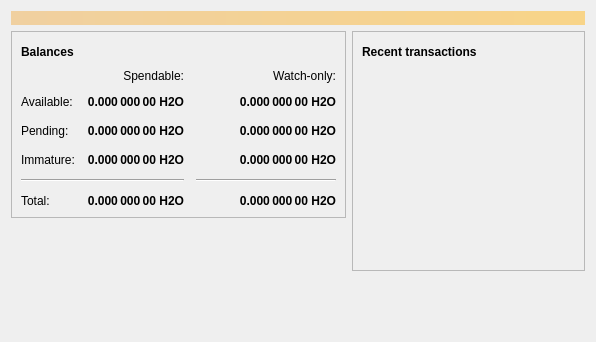
<?xml version="1.0" encoding="UTF-8"?>
<ui version="4.0">
 <class>OverviewPage</class>
 <widget class="QWidget" name="OverviewPage">
  <property name="geometry">
   <rect>
    <x>0</x>
    <y>0</y>
    <width>596</width>
    <height>342</height>
   </rect>
  </property>
  <property name="windowTitle">
   <string>Form</string>
  </property>
  <layout class="QVBoxLayout" name="topLayout">
   <item>
    <widget class="QLabel" name="labelAlerts">
     <property name="visible">
      <bool>false</bool>
     </property>
     <property name="styleSheet">
      <string notr="true">QLabel { background-color: qlineargradient(x1: 0, y1: 0, x2: 1, y2: 0, stop:0 #F0D0A0, stop:1 #F8D488); color:#000000; }</string>
     </property>
     <property name="wordWrap">
      <bool>true</bool>
     </property>
     <property name="margin">
      <number>3</number>
     </property>
     <property name="textInteractionFlags">
      <set>Qt::TextSelectableByMouse</set>
     </property>
    </widget>
   </item>
   <item>
    <layout class="QHBoxLayout" name="horizontalLayout" stretch="1,1">
     <item>
      <layout class="QVBoxLayout" name="verticalLayout_2">
       <item>
        <widget class="QFrame" name="frame">
         <property name="frameShape">
          <enum>QFrame::StyledPanel</enum>
         </property>
         <property name="frameShadow">
          <enum>QFrame::Raised</enum>
         </property>
         <layout class="QVBoxLayout" name="verticalLayout_4">
          <item>
           <layout class="QHBoxLayout" name="horizontalLayout_4">
            <item>
             <widget class="QLabel" name="label_5">
              <property name="font">
               <font>
                <weight>75</weight>
                <bold>true</bold>
               </font>
              </property>
              <property name="text">
               <string>Balances</string>
              </property>
             </widget>
            </item>
            <item>
             <widget class="QPushButton" name="labelWalletStatus">
              <property name="enabled">
               <bool>true</bool>
              </property>
              <property name="maximumSize">
               <size>
                <width>30</width>
                <height>16777215</height>
               </size>
              </property>
              <property name="toolTip">
               <string>The displayed information may be out of date. Your wallet automatically synchronizes with the Watcoin network after a connection is established, but this process has not completed yet.</string>
              </property>
              <property name="text">
               <string/>
              </property>
              <property name="icon">
               <iconset resource="../bitcoin.qrc">
                <normaloff>:/icons/warning</normaloff>
                <disabledoff>:/icons/warning</disabledoff>:/icons/warning</iconset>
              </property>
              <property name="iconSize">
               <size>
                <width>24</width>
                <height>24</height>
               </size>
              </property>
              <property name="flat">
               <bool>true</bool>
              </property>
             </widget>
            </item>
            <item>
             <spacer name="horizontalSpacer_3">
              <property name="orientation">
               <enum>Qt::Horizontal</enum>
              </property>
              <property name="sizeHint" stdset="0">
               <size>
                <width>40</width>
                <height>20</height>
               </size>
              </property>
             </spacer>
            </item>
           </layout>
          </item>
          <item>
           <layout class="QGridLayout" name="gridLayout">
            <property name="spacing">
             <number>12</number>
            </property>
            <item row="2" column="2">
             <widget class="QLabel" name="labelWatchPending">
              <property name="font">
               <font>
                <weight>75</weight>
                <bold>true</bold>
               </font>
              </property>
              <property name="cursor">
               <cursorShape>IBeamCursor</cursorShape>
              </property>
              <property name="toolTip">
               <string>Unconfirmed transactions to watch-only addresses</string>
              </property>
              <property name="text">
               <string notr="true">0.000 000 00 H2O</string>
              </property>
              <property name="alignment">
               <set>Qt::AlignRight|Qt::AlignTrailing|Qt::AlignVCenter</set>
              </property>
              <property name="textInteractionFlags">
               <set>Qt::LinksAccessibleByMouse|Qt::TextSelectableByKeyboard|Qt::TextSelectableByMouse</set>
              </property>
             </widget>
            </item>
            <item row="2" column="1">
             <widget class="QLabel" name="labelUnconfirmed">
              <property name="font">
               <font>
                <weight>75</weight>
                <bold>true</bold>
               </font>
              </property>
              <property name="cursor">
               <cursorShape>IBeamCursor</cursorShape>
              </property>
              <property name="toolTip">
               <string>Total of transactions that have yet to be confirmed, and do not yet count toward the spendable balance</string>
              </property>
              <property name="text">
               <string notr="true">0.000 000 00 H2O</string>
              </property>
              <property name="alignment">
               <set>Qt::AlignRight|Qt::AlignTrailing|Qt::AlignVCenter</set>
              </property>
              <property name="textInteractionFlags">
               <set>Qt::LinksAccessibleByMouse|Qt::TextSelectableByKeyboard|Qt::TextSelectableByMouse</set>
              </property>
             </widget>
            </item>
            <item row="3" column="2">
             <widget class="QLabel" name="labelWatchImmature">
              <property name="font">
               <font>
                <weight>75</weight>
                <bold>true</bold>
               </font>
              </property>
              <property name="cursor">
               <cursorShape>IBeamCursor</cursorShape>
              </property>
              <property name="toolTip">
               <string>Mined balance in watch-only addresses that has not yet matured</string>
              </property>
              <property name="text">
               <string notr="true">0.000 000 00 H2O</string>
              </property>
              <property name="alignment">
               <set>Qt::AlignRight|Qt::AlignTrailing|Qt::AlignVCenter</set>
              </property>
              <property name="textInteractionFlags">
               <set>Qt::LinksAccessibleByMouse|Qt::TextSelectableByKeyboard|Qt::TextSelectableByMouse</set>
              </property>
             </widget>
            </item>
            <item row="4" column="0" colspan="2">
             <widget class="Line" name="line">
              <property name="orientation">
               <enum>Qt::Horizontal</enum>
              </property>
             </widget>
            </item>
            <item row="4" column="2">
             <widget class="Line" name="lineWatchBalance">
              <property name="sizePolicy">
               <sizepolicy hsizetype="Preferred" vsizetype="Fixed">
                <horstretch>0</horstretch>
                <verstretch>0</verstretch>
               </sizepolicy>
              </property>
              <property name="minimumSize">
               <size>
                <width>140</width>
                <height>0</height>
               </size>
              </property>
              <property name="orientation">
               <enum>Qt::Horizontal</enum>
              </property>
             </widget>
            </item>
            <item row="5" column="0">
             <widget class="QLabel" name="labelTotalText">
              <property name="text">
               <string>Total:</string>
              </property>
             </widget>
            </item>
            <item row="3" column="1">
             <widget class="QLabel" name="labelImmature">
              <property name="font">
               <font>
                <weight>75</weight>
                <bold>true</bold>
               </font>
              </property>
              <property name="cursor">
               <cursorShape>IBeamCursor</cursorShape>
              </property>
              <property name="toolTip">
               <string>Mined balance that has not yet matured</string>
              </property>
              <property name="text">
               <string notr="true">0.000 000 00 H2O</string>
              </property>
              <property name="alignment">
               <set>Qt::AlignRight|Qt::AlignTrailing|Qt::AlignVCenter</set>
              </property>
              <property name="textInteractionFlags">
               <set>Qt::LinksAccessibleByMouse|Qt::TextSelectableByKeyboard|Qt::TextSelectableByMouse</set>
              </property>
             </widget>
            </item>
            <item row="2" column="3">
             <spacer name="horizontalSpacer_2">
              <property name="orientation">
               <enum>Qt::Horizontal</enum>
              </property>
              <property name="sizeHint" stdset="0">
               <size>
                <width>40</width>
                <height>20</height>
               </size>
              </property>
             </spacer>
            </item>
            <item row="3" column="0">
             <widget class="QLabel" name="labelImmatureText">
              <property name="text">
               <string>Immature:</string>
              </property>
             </widget>
            </item>
            <item row="5" column="1">
             <widget class="QLabel" name="labelTotal">
              <property name="font">
               <font>
                <weight>75</weight>
                <bold>true</bold>
               </font>
              </property>
              <property name="cursor">
               <cursorShape>IBeamCursor</cursorShape>
              </property>
              <property name="toolTip">
               <string>Your current total balance</string>
              </property>
              <property name="text">
               <string notr="true">0.000 000 00 H2O</string>
              </property>
              <property name="alignment">
               <set>Qt::AlignRight|Qt::AlignTrailing|Qt::AlignVCenter</set>
              </property>
              <property name="textInteractionFlags">
               <set>Qt::LinksAccessibleByMouse|Qt::TextSelectableByKeyboard|Qt::TextSelectableByMouse</set>
              </property>
             </widget>
            </item>
            <item row="5" column="2">
             <widget class="QLabel" name="labelWatchTotal">
              <property name="font">
               <font>
                <weight>75</weight>
                <bold>true</bold>
               </font>
              </property>
              <property name="cursor">
               <cursorShape>IBeamCursor</cursorShape>
              </property>
              <property name="toolTip">
               <string>Current total balance in watch-only addresses</string>
              </property>
              <property name="text">
               <string notr="true">0.000 000 00 H2O</string>
              </property>
              <property name="alignment">
               <set>Qt::AlignRight|Qt::AlignTrailing|Qt::AlignVCenter</set>
              </property>
              <property name="textInteractionFlags">
               <set>Qt::LinksAccessibleByMouse|Qt::TextSelectableByKeyboard|Qt::TextSelectableByMouse</set>
              </property>
             </widget>
            </item>
            <item row="0" column="2">
             <widget class="QLabel" name="labelWatchonly">
              <property name="text">
               <string>Watch-only:</string>
              </property>
              <property name="alignment">
               <set>Qt::AlignRight|Qt::AlignTrailing|Qt::AlignVCenter</set>
              </property>
             </widget>
            </item>
            <item row="1" column="0">
             <widget class="QLabel" name="labelBalanceText">
              <property name="text">
               <string>Available:</string>
              </property>
             </widget>
            </item>
            <item row="1" column="1">
             <widget class="QLabel" name="labelBalance">
              <property name="font">
               <font>
                <weight>75</weight>
                <bold>true</bold>
               </font>
              </property>
              <property name="cursor">
               <cursorShape>IBeamCursor</cursorShape>
              </property>
              <property name="toolTip">
               <string>Your current spendable balance</string>
              </property>
              <property name="text">
               <string notr="true">0.000 000 00 H2O</string>
              </property>
              <property name="alignment">
               <set>Qt::AlignRight|Qt::AlignTrailing|Qt::AlignVCenter</set>
              </property>
              <property name="textInteractionFlags">
               <set>Qt::LinksAccessibleByMouse|Qt::TextSelectableByKeyboard|Qt::TextSelectableByMouse</set>
              </property>
             </widget>
            </item>
            <item row="1" column="2">
             <widget class="QLabel" name="labelWatchAvailable">
              <property name="font">
               <font>
                <weight>75</weight>
                <bold>true</bold>
               </font>
              </property>
              <property name="cursor">
               <cursorShape>IBeamCursor</cursorShape>
              </property>
              <property name="toolTip">
               <string>Your current balance in watch-only addresses</string>
              </property>
              <property name="text">
               <string notr="true">0.000 000 00 H2O</string>
              </property>
              <property name="alignment">
               <set>Qt::AlignRight|Qt::AlignTrailing|Qt::AlignVCenter</set>
              </property>
              <property name="textInteractionFlags">
               <set>Qt::LinksAccessibleByMouse|Qt::TextSelectableByKeyboard|Qt::TextSelectableByMouse</set>
              </property>
             </widget>
            </item>
            <item row="2" column="0">
             <widget class="QLabel" name="labelPendingText">
              <property name="text">
               <string>Pending:</string>
              </property>
             </widget>
            </item>
            <item row="0" column="1">
             <widget class="QLabel" name="labelSpendable">
              <property name="text">
               <string>Spendable:</string>
              </property>
              <property name="alignment">
               <set>Qt::AlignRight|Qt::AlignTrailing|Qt::AlignVCenter</set>
              </property>
             </widget>
            </item>
           </layout>
          </item>
         </layout>
        </widget>
       </item>
       <item>
        <spacer name="verticalSpacer">
         <property name="orientation">
          <enum>Qt::Vertical</enum>
         </property>
         <property name="sizeHint" stdset="0">
          <size>
           <width>20</width>
           <height>40</height>
          </size>
         </property>
        </spacer>
       </item>
      </layout>
     </item>
     <item>
      <layout class="QVBoxLayout" name="verticalLayout_3">
       <item>
        <widget class="QFrame" name="frame_2">
         <property name="frameShape">
          <enum>QFrame::StyledPanel</enum>
         </property>
         <property name="frameShadow">
          <enum>QFrame::Raised</enum>
         </property>
         <layout class="QVBoxLayout" name="verticalLayout">
          <item>
           <layout class="QHBoxLayout" name="horizontalLayout_2">
            <item>
             <widget class="QLabel" name="label_4">
              <property name="font">
               <font>
                <weight>75</weight>
                <bold>true</bold>
               </font>
              </property>
              <property name="text">
               <string>Recent transactions</string>
              </property>
             </widget>
            </item>
            <item>
             <widget class="QPushButton" name="labelTransactionsStatus">
              <property name="enabled">
               <bool>true</bool>
              </property>
              <property name="maximumSize">
               <size>
                <width>30</width>
                <height>16777215</height>
               </size>
              </property>
              <property name="toolTip">
               <string>The displayed information may be out of date. Your wallet automatically synchronizes with the Watcoin network after a connection is established, but this process has not completed yet.</string>
              </property>
              <property name="text">
               <string/>
              </property>
              <property name="icon">
               <iconset resource="../bitcoin.qrc">
                <normaloff>:/icons/warning</normaloff>
                <disabledoff>:/icons/warning</disabledoff>:/icons/warning</iconset>
              </property>
              <property name="iconSize">
               <size>
                <width>24</width>
                <height>24</height>
               </size>
              </property>
              <property name="flat">
               <bool>true</bool>
              </property>
             </widget>
            </item>
            <item>
             <spacer name="horizontalSpacer">
              <property name="orientation">
               <enum>Qt::Horizontal</enum>
              </property>
              <property name="sizeHint" stdset="0">
               <size>
                <width>40</width>
                <height>20</height>
               </size>
              </property>
             </spacer>
            </item>
           </layout>
          </item>
          <item>
           <widget class="QListView" name="listTransactions">
            <property name="styleSheet">
             <string notr="true">QListView { background: transparent; }</string>
            </property>
            <property name="frameShape">
             <enum>QFrame::NoFrame</enum>
            </property>
            <property name="verticalScrollBarPolicy">
             <enum>Qt::ScrollBarAlwaysOff</enum>
            </property>
            <property name="horizontalScrollBarPolicy">
             <enum>Qt::ScrollBarAlwaysOff</enum>
            </property>
            <property name="selectionMode">
             <enum>QAbstractItemView::NoSelection</enum>
            </property>
           </widget>
          </item>
         </layout>
        </widget>
       </item>
       <item>
        <spacer name="verticalSpacer_2">
         <property name="orientation">
          <enum>Qt::Vertical</enum>
         </property>
         <property name="sizeHint" stdset="0">
          <size>
           <width>20</width>
           <height>40</height>
          </size>
         </property>
        </spacer>
       </item>
      </layout>
     </item>
    </layout>
   </item>
  </layout>
 </widget>
 <resources/>
 <connections/>
</ui>
